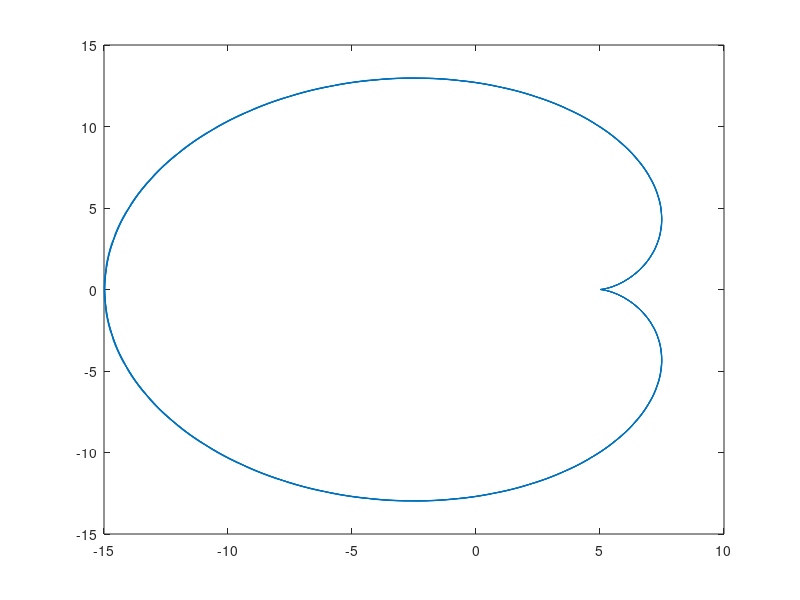

Reproduce this figure in MATLAB.
t=0:0.1:10*pi;
a=input('a=');
b=input('b=');

x=@(t) (a+b)*cos(t)-b*cos(((a/b)+1)*t);
y=@(t) (a+b)*sin(t)-b*sin(((a/b)+1)*t);
plot(x(t),y(t));